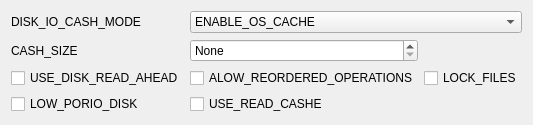
     <widget class="QWidget" name="tab_2">
      <attribute name="title">
       <string>TAB_HDD</string>
      </attribute>
      <layout class="QGridLayout" name="gridLayout_17">
       <item row="4" column="0">
        <widget class="QCheckBox" name="lowPrioDiskCheckBox">
         <property name="whatsThis">
          <string>LOW_PORIO_DISK_WIT</string>
         </property>
         <property name="text">
          <string>LOW_PORIO_DISK</string>
         </property>
        </widget>
       </item>
       <item row="3" column="1">
        <widget class="QCheckBox" name="alowReorderedOpsCheckBox">
         <property name="whatsThis">
          <string>ALOW_REORDERED_OPERATIONS_WIT</string>
         </property>
         <property name="text">
          <string>ALOW_REORDERED_OPERATIONS</string>
         </property>
        </widget>
       </item>
       <item row="2" column="0">
        <widget class="QLabel" name="label_20">
         <property name="whatsThis">
          <string>CASH_SIZE_WIT</string>
         </property>
         <property name="text">
          <string>CASH_SIZE</string>
         </property>
        </widget>
       </item>
       <item row="1" column="0">
        <widget class="QLabel" name="label_19">
         <property name="whatsThis">
          <string>DISK_IO_CASH_MODE_WIT</string>
         </property>
         <property name="text">
          <string>DISK_IO_CASH_MODE</string>
         </property>
        </widget>
       </item>
       <item row="3" column="0">
        <widget class="QCheckBox" name="useDiskReadAheadCheckBox">
         <property name="whatsThis">
          <string>USE_DISK_READ_AHEAD_WIT</string>
         </property>
         <property name="text">
          <string>USE_DISK_READ_AHEAD</string>
         </property>
        </widget>
       </item>
       <item row="4" column="1">
        <widget class="QCheckBox" name="useReadCasheCheckBox">
         <property name="whatsThis">
          <string>USE_READ_CASHE_WIT</string>
         </property>
         <property name="text">
          <string>USE_READ_CASHE</string>
         </property>
        </widget>
       </item>
       <item row="3" column="2">
        <widget class="QCheckBox" name="lockFilesCheckBox">
         <property name="whatsThis">
          <string>LOCK_FILES_WIT</string>
         </property>
         <property name="text">
          <string>LOCK_FILES</string>
         </property>
        </widget>
       </item>
       <item row="1" column="1" colspan="2">
        <widget class="QComboBox" name="diskIOCasheModeComboBox">
         <item>
          <property name="text">
           <string>ENABLE_OS_CACHE</string>
          </property>
         </item>
         <item>
          <property name="text">
           <string>DISABLE_OS_CACHE_FOR_ALIGNED_FILES</string>
          </property>
         </item>
         <item>
          <property name="text">
           <string>DISABLE_OS_CACHE</string>
          </property>
         </item>
        </widget>
       </item>
       <item row="2" column="1">
        <widget class="QSpinBox" name="casheSizeLineEdit">
         <property name="specialValueText">
          <string>None</string>
         </property>
         <property name="suffix">
          <string> Kb</string>
         </property>
         <property name="prefix">
          <string/>
         </property>
         <property name="maximum">
          <number>512000</number>
         </property>
        </widget>
       </item>
      </layout>
     </widget>
